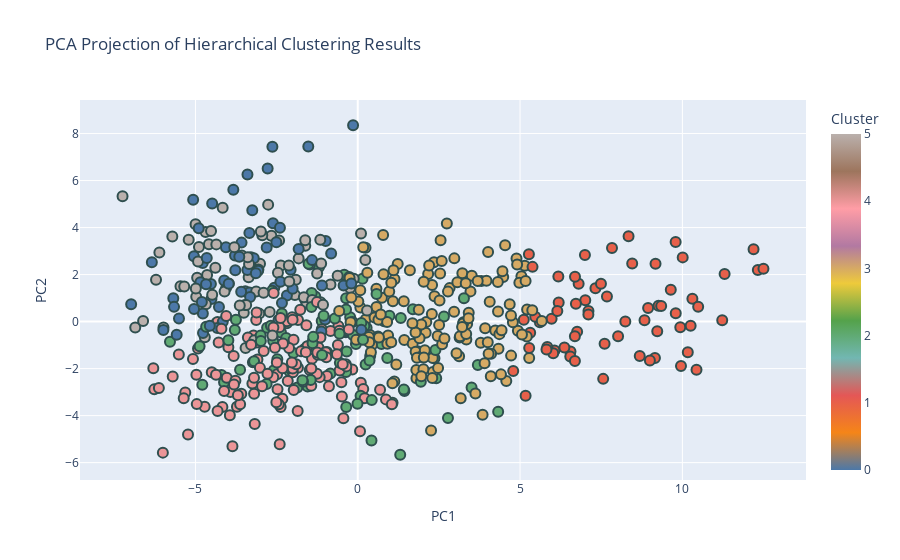

Notebook code cell kept with this figure:
### Code cell
# Aplicar PCA
pca = PCA(n_components=2)
X_pca = pca.fit_transform(X_4_scaled)

# Preparar el DataFrame para la visualización
df_pca = pd.DataFrame(X_pca, columns=['PC1', 'PC2'])
df_pca['Cluster'] = Data_Teams_4['Cluster - GMM']
df_pca['Comp'] = Data_Teams_4['Comp']
df_pca['Season_End_Year'] = Data_Teams_4['Season_End_Year']
df_pca['Squad'] = Data_Teams_4['Squad']

# Crear el gráfico interactivo utilizando la misma paleta de colores
fig = px.scatter(df_pca, x='PC1', y='PC2', color='Cluster', hover_data=['Comp', 'Season_End_Year', 'Squad'],
                 title='PCA Projection of Hierarchical Clustering Results', color_continuous_scale=px.colors.qualitative.T10)
fig.update_traces(marker=dict(size=10, line=dict(width=2, color='DarkSlateGrey')))
fig.show()

### Figure 1 — Plotly figure (JSON) as saved in the notebook; plotly's stock layout.template omitted (floating-point values rounded to 4 significant figures; data arrays with more than 128 entries replaced by an {"elided": "..."} marker saying what was removed)
{"data": [{"customdata": {"elided": "588x3 mixed values"}, "hovertemplate": "PC1=%{x}<br>PC2=%{y}<br>Comp=%{customdata[0]}<br>Season_End_Year=%{customdata[1]}<br>Squad=%{customdata[2]}<br>Cluster=%{marker.color}<extra></extra>", "legendgroup": "", "marker": {"color": {"elided": "588 int values"}, "coloraxis": "coloraxis", "line": {"color": "DarkSlateGrey", "width": 2}, "size": 10, "symbol": "circle"}, "mode": "markers", "name": "", "orientation": "v", "showlegend": false, "type": "scatter", "x": {"elided": "588 float values"}, "xaxis": "x", "y": {"elided": "588 float values"}, "yaxis": "y"}], "layout": {"coloraxis": {"colorbar": {"title": {"text": "Cluster"}}, "colorscale": [[0, "#4C78A8"], [0.1111, "#F58518"], [0.2222, "#E45756"], [0.3333, "#72B7B2"], [0.4444, "#54A24B"], [0.5556, "#EECA3B"], [0.6667, "#B279A2"], [0.7778, "#FF9DA6"], [0.8889, "#9D755D"], [1, "#BAB0AC"]]}, "legend": {"tracegroupgap": 0}, "title": {"text": "PCA Projection of Hierarchical Clustering Results"}, "xaxis": {"anchor": "y", "domain": [0, 1], "title": {"text": "PC1"}}, "yaxis": {"anchor": "x", "domain": [0, 1], "title": {"text": "PC2"}}}}
